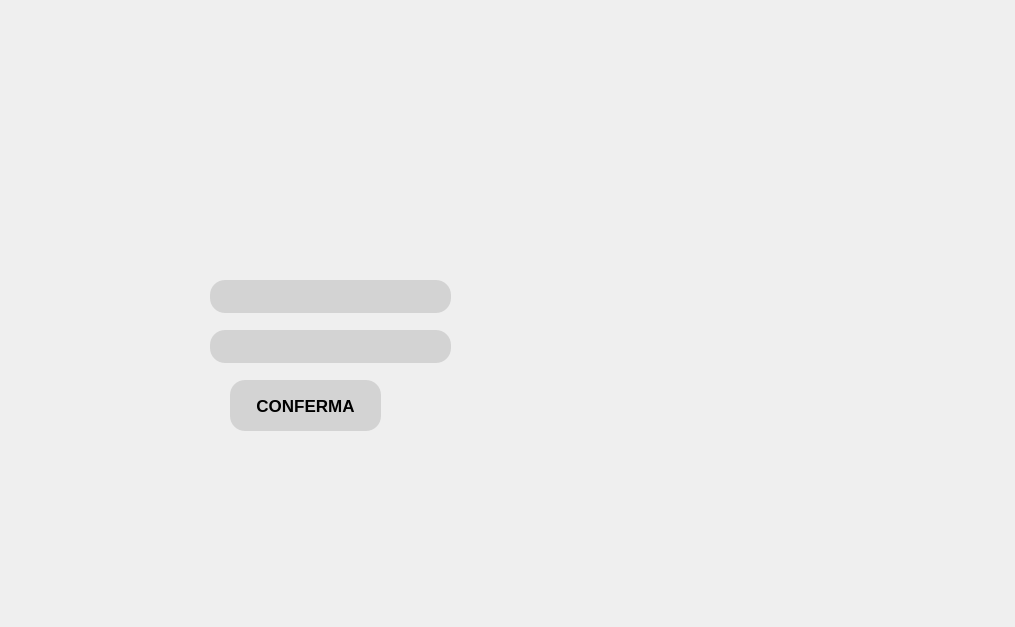
<?xml version="1.0" encoding="UTF-8"?>
<ui version="4.0">
 <class>Form</class>
 <widget class="QWidget" name="Form">
  <property name="geometry">
   <rect>
    <x>0</x>
    <y>0</y>
    <width>1015</width>
    <height>627</height>
   </rect>
  </property>
  <property name="minimumSize">
   <size>
    <width>1015</width>
    <height>627</height>
   </size>
  </property>
  <property name="maximumSize">
   <size>
    <width>1015</width>
    <height>627</height>
   </size>
  </property>
  <property name="windowTitle">
   <string>Inserisci Corso</string>
  </property>
  <widget class="QLabel" name="label">
   <property name="geometry">
    <rect>
     <x>0</x>
     <y>0</y>
     <width>1015</width>
     <height>657</height>
    </rect>
   </property>
   <property name="text">
    <string/>
   </property>
   <property name="pixmap">
    <pixmap>InserisciCorso.png</pixmap>
   </property>
  </widget>
  <widget class="QPushButton" name="button_conferma">
   <property name="geometry">
    <rect>
     <x>230</x>
     <y>380</y>
     <width>151</width>
     <height>51</height>
    </rect>
   </property>
   <property name="font">
    <font>
     <family>Arial</family>
     <pointsize>13</pointsize>
     <bold>true</bold>
    </font>
   </property>
   <property name="styleSheet">
    <string notr="true">color: black;
background-color:lightgrey;
border-radius:15px;</string>
   </property>
   <property name="text">
    <string>CONFERMA</string>
   </property>
  </widget>
  <widget class="QLineEdit" name="tipo">
   <property name="geometry">
    <rect>
     <x>210</x>
     <y>280</y>
     <width>241</width>
     <height>33</height>
    </rect>
   </property>
   <property name="font">
    <font>
     <family>Arial</family>
     <pointsize>12</pointsize>
    </font>
   </property>
   <property name="styleSheet">
    <string notr="true">color: black;
background-color:lightgrey;
border-radius:15px;</string>
   </property>
  </widget>
  <widget class="QLineEdit" name="id">
   <property name="geometry">
    <rect>
     <x>210</x>
     <y>330</y>
     <width>241</width>
     <height>33</height>
    </rect>
   </property>
   <property name="font">
    <font>
     <family>Arial</family>
     <pointsize>12</pointsize>
    </font>
   </property>
   <property name="styleSheet">
    <string notr="true">color: black;
background-color:lightgrey;
border-radius:15px;</string>
   </property>
  </widget>
 </widget>
 <resources>
  <include location="InserisciCorso.qrc"/>
 </resources>
 <connections/>
</ui>
